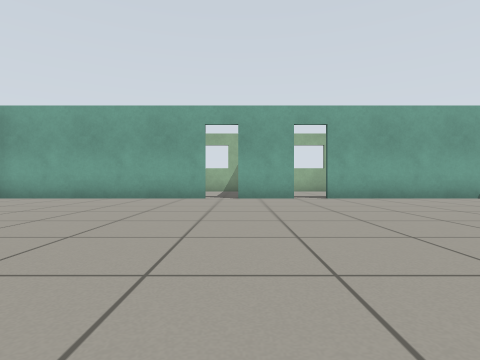
View 1 (above)

16 first-person views from a walk through a robot-simulator world made for Gazebo. The camera is 0.5 m above the floor, looks level and sees 80° across. The floor is counted in squares, 1 m on a side. Each view is taken from the middle of a square. On the plan, view 1 faces up. The plan holds only what a view shows up to about 9 squares ahead; the rest is blank.

View 2
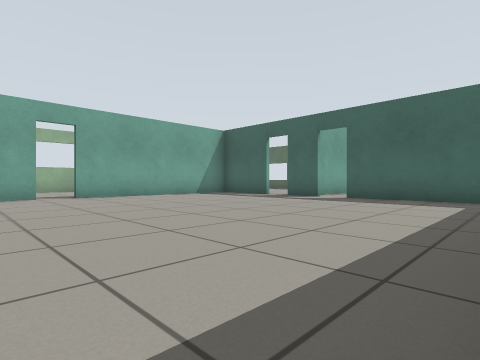

View 3
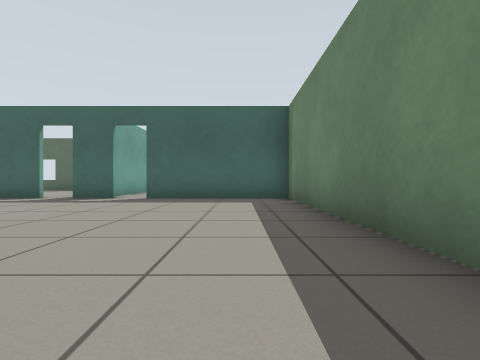

View 4
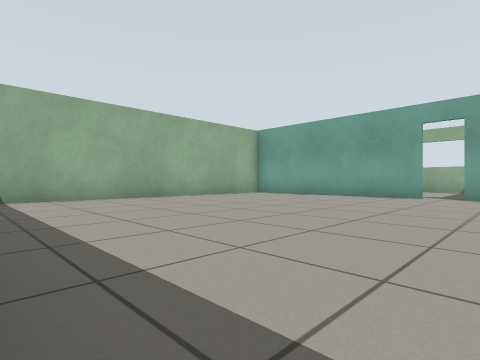

View 5
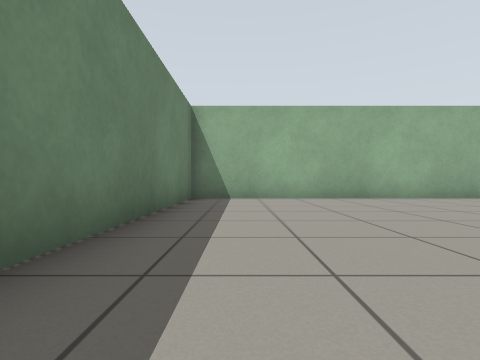

View 6
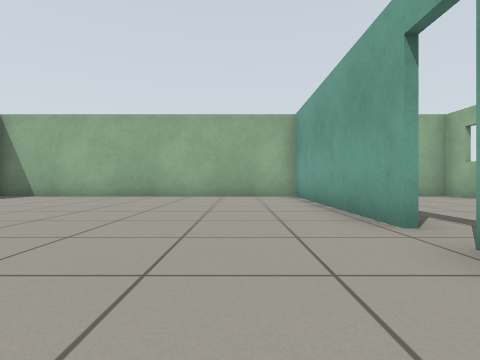

View 7
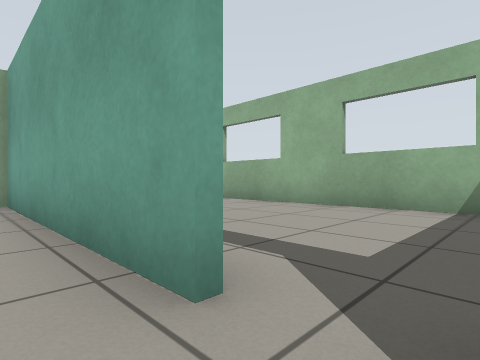

View 8
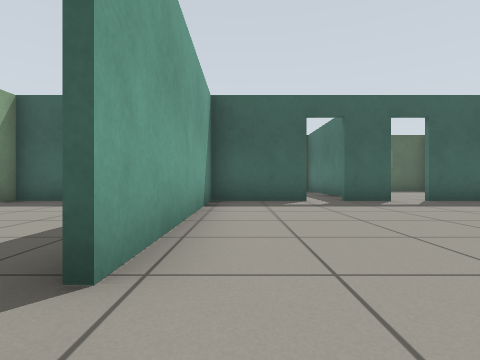

View 9
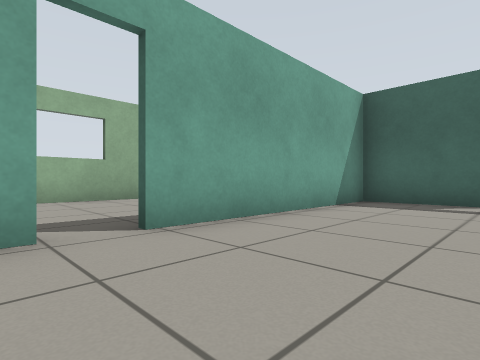

View 10
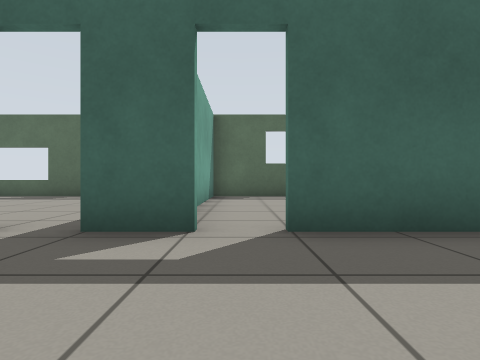

View 11
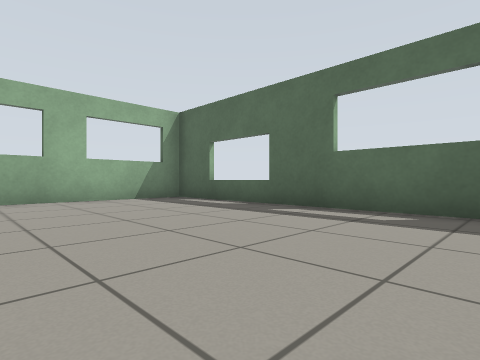

View 12
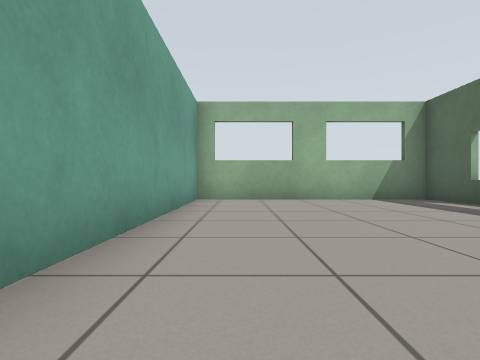

View 13
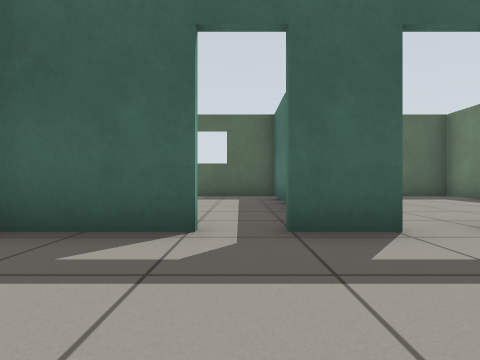

View 14
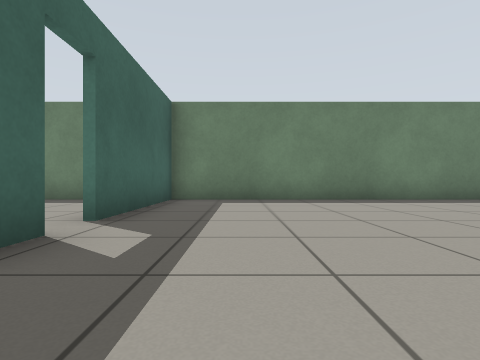

View 15
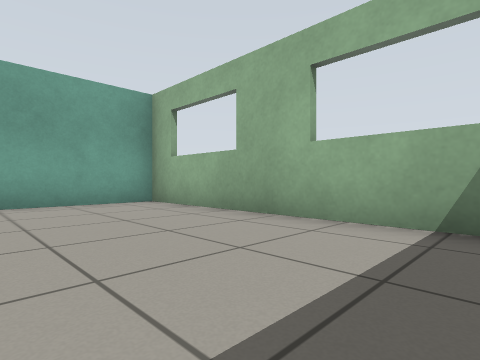

View 16
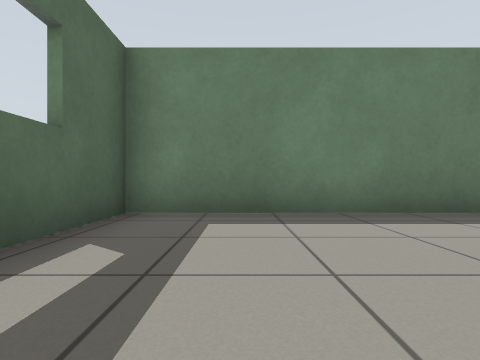

### Floor plan
Points are (right, up) in squares from view 1. A wall is a line through its corners. A room is listed if a view was taken in it or the views show most of it. See-through windows are left out.
Room 1 (views 1, 2, 3, 4, 5, 6, 7, 8, 9, 10, 13, 14)
walls: (-0.9, 7.7) (-6.7, 7.7) (-6.7, -1.3) (7.8, -1.3) (7.8, 2.6); (1.5, 7.7) (-0.1, 7.7); (7.8, 3.4) (7.8, 4.6); (7.8, 5.4) (7.8, 7.7) (2.2, 7.7)
ways out: open door at (8, 5) to room 2; open door at (2, 8) to room 3; open door at (8, 3) to room 4; open door at (-0.5, 8)
Room 2 (views 11, 12)
walls: (11.5, 3.9) (13.8, 3.9); (9.5, 3.9) (10, 3.9); (13.7, 3.9) (13.7, 12.3) (7.9, 12.3) (7.9, 6.2)
ways out: open door at (8, 5) to room 1
Room 3 (view 15)
walls: (7.8, 11.1) (7.8, 12.3) (0.8, 12.3) (0.8, 9.5)
ways out: open door at (2, 8) to room 1
Room 4 (view 16)
walls: (8.4, -1.3) (13.7, -1.3) (13.7, 3.9); (13.6, 3.8) (8.8, 3.8)
ways out: open door at (8, 3) to room 1

Where each view was taken, in squares from view 1:
view 1: 0 up, 0 right, facing up
view 2: 1 down, 0 right, facing up-right
view 3: 0 up, 0 right, facing right
view 4: 1 down, 1 right, facing up-left
view 5: 0 up, 1 right, facing left
view 6: 6 up, 2 right, facing left
view 7: 7 up, 0 right, facing up-left
view 8: 7 up, 1 right, facing right
view 9: 5 up, 1 right, facing up-right
view 10: 3 up, 5 right, facing right
view 11: 5 up, 9 right, facing up-right
view 12: 5 up, 9 right, facing up
view 13: 5 up, 5 right, facing right
view 14: 6 up, 6 right, facing down
view 15: 9 up, 7 right, facing up-left
view 16: 3 up, 12 right, facing down
